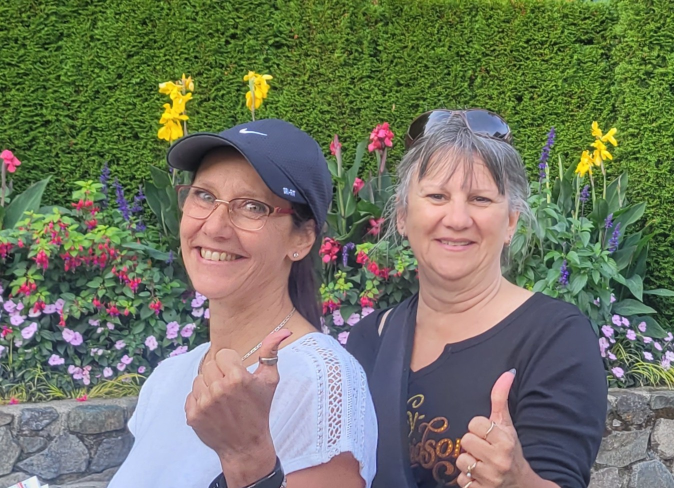
#> input picture test_images/202411280647923.jpg, 1348 x 976 px (shown at 1/2 size)
$ python -i circle_image_converter.py   (imports and definitions only)
#> lines starting #> are read from the running program, lines starting #| are printed output that depends on the picture; after the words box and inside, x2 and y2 are one past the last pixel; in counts of white or black regions, pixels touching at a corner belong together
from PIL import Image, ImageDraw, ImageFont  # PIL library for image processing | PIL库用于图像处理
import os                         # File and directory operations | 文件和目录操作
import argparse                   # Command line argument parsing | 命令行参数解析
import re                         # Regular expression matching | 正则表达式匹配
import sys                        # System-specific operations | 系统相关操作
import math                       # Mathematical calculations | 数学计算
import cv2                        # OpenCV for face and feature detection | OpenCV用于人脸和特征检测
import numpy as np               # Array operations | 数组操作
import tkinter as tk            # GUI toolkit | GUI工具包
from tkinter import filedialog  # File dialog interface | 文件对话框界面
import subprocess              # System command operations | 系统命令操作

# 添加调试信息
def debug_print(message):
    with open("debug.log", "a", encoding="utf-8") as f:
        f.write(f"{message}\n")

# 获取资源文件路径
# [11 lines left out: function get_resource_path, not called in this run]

# 初始化人脸检测器
# [9 lines not run here, left out]

# Configure console output encoding for Windows | 设置Windows系统的控制台输出编码
# if sys.platform.startswith('win'):
#     sys.stdout.reconfigure(encoding='utf-8')

# Supported input formats and their extensions | 支持的输入格式及其文件扩展名
INPUT_FORMATS = {
    'JPG': ['.jpg', '.jpeg'],    # JPEG format: lossy compression, suitable for photos | JPEG格式：有损压缩，适合照片
    'PNG': ['.png'],             # PNG format: lossless with transparency | PNG格式：无损格式，支持透明背景
    'BMP': ['.bmp'],             # BMP format: uncompressed bitmap | BMP格式：无压缩位图
    'WEBP': ['.webp'],           # WebP format: modern format by Google | WebP格式：Google开发的现代格式
    'GIF': ['.gif'],             # GIF format: supports animation (first frame only) | GIF格式：支持动画（仅处理第一帧）
    'TIFF': ['.tiff', '.tif'],   # TIFF format: professional format | TIFF格式：专业图像格式
    'JFIF': ['.jfif'],           # JFIF format: JPEG variant | JFIF格式：JPEG文件交换格式
}

# Supported output formats and their extensions | 支持的输出格式及其文件扩展名
OUTPUT_FORMATS = {
    'PNG': '.png',    # PNG format (recommended: supports transparency) | PNG格式（推荐：支持透明背景）
    'JPEG': '.jpg',   # JPEG format (lossy compression, small file size) | JPEG格式（有损压缩，文件小）
    'BMP': '.bmp',    # BMP format (uncompressed, large file size) | BMP格式（无压缩，文件大）
    'TIFF': '.tiff',  # TIFF format (professional use) | TIFF格式（专业用途）
    'WEBP': '.webp',  # WebP format (modern, good compression) | WebP格式（现代格式，压缩好）
    'JFIF': '.jfif',  # JFIF format (JPEG variant) | JFIF格式（JPEG变体）
}

# [501 lines left out: functions get_supported_input_extensions, get_output_extension, parse_size, get_size_in_unit, calculate_inscribed_square_size, calculate_circumscribed_square_size and 2 more, not called in this run]

def create_circular_image(input_path, output_path, size=(500, 500), dpi=300, fit_corners=False, input_format='PNG', output_format='PNG', face_center=False, detection_result=None):
    """
    创建圆形图片，支持多种处理模式和智能特征处理

    处理模式说明：
    1. 默认模式：
       - 根据长边等比例缩放并相切
       - 适合一般图片
       - 保持图片比例，可能裁剪部分内容

    2. 四角相切模式：
       - 确保原图完整显示且四角与圆形相切
       - 适合方形图片和徽标
       - 保持图片完整性，可能留有空白

    3. 人脸检测模式：
       - 智能检测人脸位置并居中
       - 适合头像处理
       - 自动调整缩放和位置

    特点和优势：
    - 支持透明背景：适合各种使用场景
    - 高质量缩放：使用LANCZOS算法
    - 智能特征居中：提高头像质量
    - 自动边界处理：避免图片变形
    - 可自定义DPI：满足不同输出需求

    Args:
        input_path (str): 输入图片路径，支持中文路径
        output_path (str): 输出图片路径
        size (tuple): 圆形画布大小（宽度，高度），单位为像素
        dpi (int): 输出图像DPI，影响最终分辨率和打印质量
        fit_corners (bool): 是否使用四角相切模式
        input_format (str): 输入图像格式，参见 INPUT_FORMATS
        output_format (str): 输出图像格式，参见 OUTPUT_FORMATS
        face_center (bool): 是否启用人脸检测和居中功能
        detection_result (dict): 已有的检测结果，可避免重复检测

    技术细节：
    1. 图像处理流程：
       - 读取原图 -> 特征检测 -> 缩放计算 -> 位置调整 -> 圆形裁剪 -> 保存

    2. 特征检测优化：
       - 优先使用人脸特征
       - 使用眼睛和嘴巴位置微调
       - 躯干检测作为备选

    3. 缩放策略：
       - 默认模式：保持比例，适应圆形
       - 四角相切：完整显示，可能留白
       - 人脸模式：根据特征位置动态调整

    4. 输出优化：
       - 自动调整DPI
       - 保持透明通道
       - 高质量保存

    注意事项：
    1. 人脸检测模式下，未检测到特征时会使用图像中心
    2. 输出DPI会影响实际像素大小：实际像素 = size * (dpi/300)
    3. 建议使用PNG格式输出以保持透明背景
    4. 处理大图片时可能需要较多内存
    """
#> called with input_path = 'test_images/202411280647923.jpg', output_path = 'out.png', size = (500, 500), dpi = 300, fit_corners = False, input_format = 'PNG', output_format = 'PNG', face_center = False
    try:
        # 使用 PIL 打开图像（支持中文路径）
        img = Image.open(input_path)
#> img is the input picture: PIL image 1348x976 RGB; mean R, G, B 113.1, 118.3, 98

        # 获取画布尺寸
        canvas_size = size[0]  # 使用宽度作为圆形直径

        # 根据DPI计算实际输出分辨率
        output_size = int(canvas_size * dpi / 300)  # 基准DPI为300

        if face_center:
            # 检测人脸和其他特征
            if detection_result is None:
                detection_result = detect_features(input_path, show_preview=False)

            faces = detection_result['faces']
            profiles = detection_result['profiles']
            total_faces = len(faces) + len(profiles)

            # 合并所有检测到的特征
            all_features = faces + profiles + detection_result['eyes'] + detection_result['mouths']
            if not all_features and detection_result['bodies']:  # 如果没有检测到脸部特征但检测到躯干
                all_features = detection_result['bodies']

            if all_features:
                # 计算特征区域的边界框
                min_x = min(f[0] for f in all_features)
                min_y = min(f[1] for f in all_features)
                max_x = max(f[0]+f[2] for f in all_features)
                max_y = max(f[1]+f[3] for f in all_features)

                # 计算特征区域的中心点
                feature_center_x = (min_x + max_x) // 2
                feature_center_y = (min_y + max_y) // 2

                # 计算等比例缩放比例，确保图片填满圆形区域
                scale = output_size / min(img.width, img.height)

                # 计算缩放后的尺寸
                new_width = int(img.width * scale)
                new_height = int(img.height * scale)

                # 缩放图片
                img = img.resize((new_width, new_height), Image.Resampling.LANCZOS)

                # 计算特征中心点在缩放后图片中的位置
                scaled_feature_x = int(feature_center_x * scale)
                scaled_feature_y = int(feature_center_y * scale)

                # 计算需要的偏移量，使特征中心点位于圆形中心
                offset_x = (output_size // 2) - scaled_feature_x
                offset_y = (output_size // 2) - scaled_feature_y

                # 创建透明背景画布
                canvas = Image.new('RGBA', (output_size, output_size), (0, 0, 0, 0))

                # 计算粘贴位置，确保特征居中
                paste_x = offset_x
                paste_y = offset_y

                # 调整粘贴位置，确保不会留下空白
                if paste_x > 0:
                    paste_x = 0
                elif paste_x + new_width < output_size:
                    paste_x = output_size - new_width

                if paste_y > 0:
                    paste_y = 0
                elif paste_y + new_height < output_size:
                    paste_y = output_size - new_height

                # 粘贴图片
                canvas.paste(img, (paste_x, paste_y))
                print(f'✓ 已完成特征检测和居中处理')
            else:
                print(f'⚠ 未检测到特征: {os.path.basename(input_path)}，使用默认模式')
                # 未检测到特征时，使用默认的居中处理
                scale = output_size / min(img.width, img.height)
                new_width = int(img.width * scale)
                new_height = int(img.height * scale)
                img = img.resize((new_width, new_height), Image.Resampling.LANCZOS)

                # 创建透明背景画布
                canvas = Image.new('RGBA', (output_size, output_size), (0, 0, 0, 0))

                # 计算居中位置
                paste_x = (output_size - new_width) // 2
                paste_y = (output_size - new_height) // 2
                canvas.paste(img, (paste_x, paste_y))

        elif fit_corners:
            # 四角相切模式：保持图片完整性
            img_ratio = img.height / img.width

            if img_ratio > 1:  # 竖图
                new_height = output_size
                new_width = int(new_height / img_ratio)
            else:  # 横图或正方形
                new_width = output_size
                new_height = int(new_width * img_ratio)

            # 计算对角线长度并调整缩放比例
            diagonal = math.sqrt(new_width**2 + new_height**2)
            scale = output_size / diagonal
            new_width = int(new_width * scale)
            new_height = int(new_height * scale)

            # 使用LANCZOS算法进行高质量缩放
            img = img.resize((new_width, new_height), Image.Resampling.LANCZOS)

            # 创建透明背景画布
            canvas = Image.new('RGBA', (output_size, output_size), (0, 0, 0, 0))

            # 计算居中位置并粘贴图片
            paste_x = (output_size - new_width) // 2
            paste_y = (output_size - new_height) // 2
            canvas.paste(img, (paste_x, paste_y))

        else:
            # 默认模式：简单的长边对齐
            scale = output_size / max(img.width, img.height)
#> scale = 0.371
            new_width = int(img.width * scale)
#> new_width = 500
            new_height = int(img.height * scale)
#> new_height = 362

            # 使用LANCZOS算法进行高质量缩放
            img = img.resize((new_width, new_height), Image.Resampling.LANCZOS)
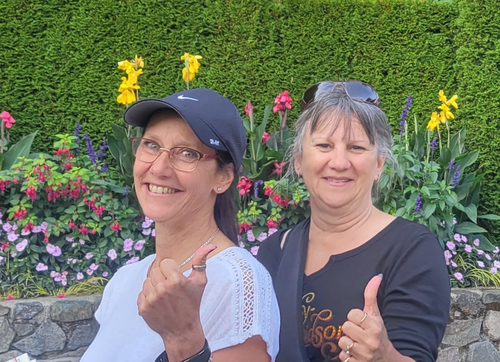
#> img: PIL image 500x362 RGB; mean R, G, B 113.1, 118.3, 98

            # 创建透明背景画布
            canvas = Image.new('RGBA', (output_size, output_size), (0, 0, 0, 0))
#> canvas: PIL image 500x500 RGBA; every value is 0

            # 计算居中位置并粘贴图片
            paste_x = (output_size - new_width) // 2
#> paste_x = 0
            paste_y = (output_size - new_height) // 2
#> paste_y = 69
            canvas.paste(img, (paste_x, paste_y))
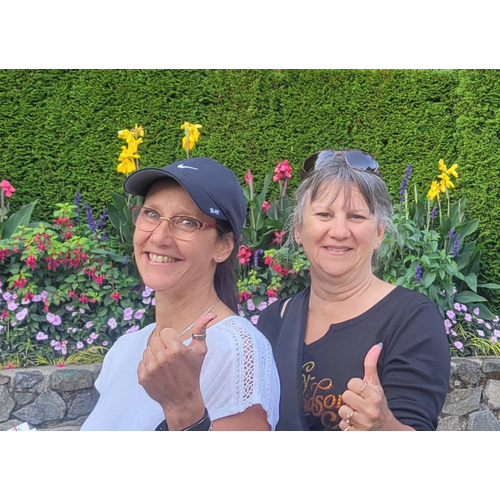
#> canvas: PIL image 500x500 RGBA; mean R, G, B, A 81.9, 85.7, 71, 184.6; transparent parts drawn white

        # 创建和应用圆形遮罩
        mask = Image.new('L', (output_size, output_size), 0)
#> mask: PIL image 500x500 L; every value is 0
        draw = ImageDraw.Draw(mask)
        draw.ellipse((0, 0, output_size-1, output_size-1), fill=255)
        canvas.putalpha(mask)
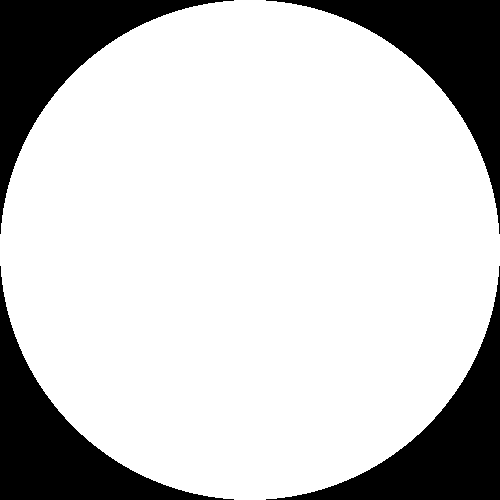
#> mask: PIL image 500x500 L; 78.5% white; 4 black regions, box (x1, y1, x2, y2) and area: (0, 0, 234, 234) 13419, (266, 0, 500, 234) 13419, (0, 266, 234, 500) 13419, (266, 266, 500, 500) 13419
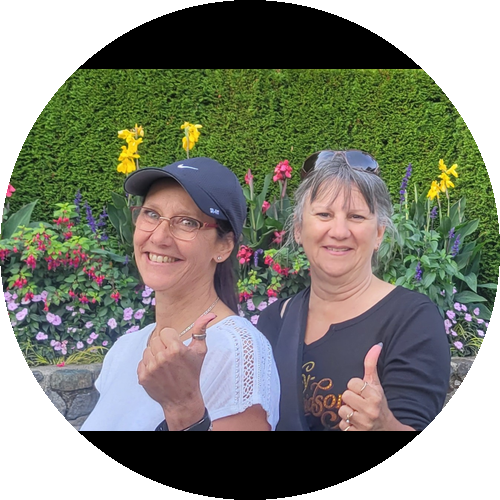
#> canvas: PIL image 500x500 RGBA; mean R, G, B, A 81.9, 85.7, 71, 200.3; transparent parts drawn white

        # 保存结果（带DPI信息）
        canvas.save(output_path, format=output_format, dpi=(dpi, dpi))

    except Exception as e:
        print(f'⚠ 错误: 处理图片时出错 ({str(e)})')
        raise

# [573 lines left out: functions select_folder, open_folder, process_directory, show_welcome_message, show_help, get_user_choice and 3 more, not called in this run]

# 程序入口点
# [3 lines not run here, left out]

>>> result = create_circular_image('test_images/202411280647923.jpg', 'out.png')

$ run again, on test_images/202411290916932.jpg
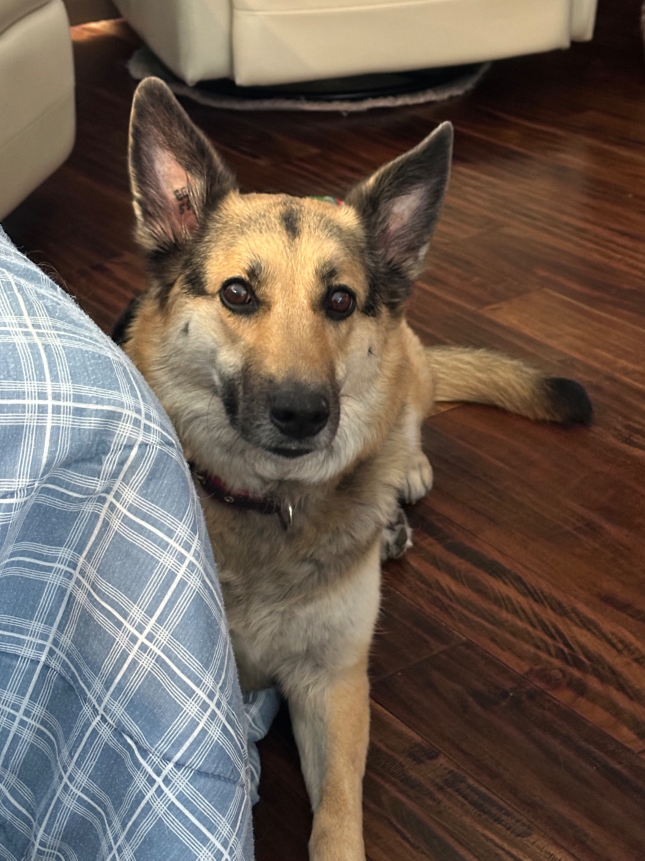
#> input picture test_images/202411290916932.jpg, 1935 x 2581 px (shown at 1/3 size)
#> in create_circular_image, img is the input picture: PIL image 1935x2581 RGB; mean R, G, B 107, 92.6, 82.1
#> img: PIL image 374x500 RGB
#> in create_circular_image, `canvas.paste(img, (paste_x, paste_y))`:
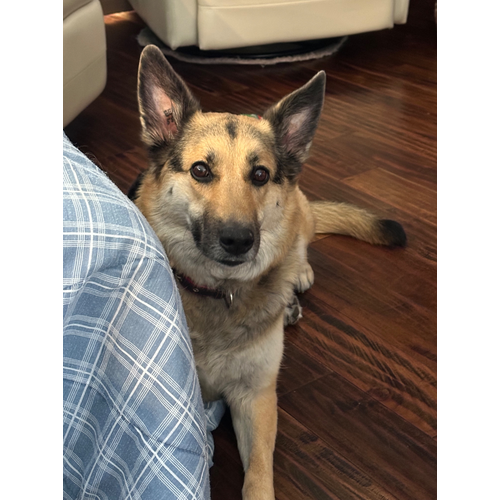
#> canvas: PIL image 500x500 RGBA; mean R, G, B, A 80, 69.3, 61.4, 190.7; transparent parts drawn white
#> in create_circular_image, `canvas.putalpha(mask)`:
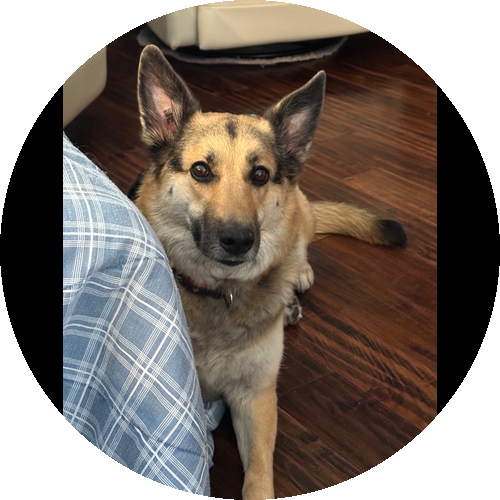
#> canvas: PIL image 500x500 RGBA; mean R, G, B, A 80, 69.3, 61.4, 200.3; transparent parts drawn white

$ run again, on test_images/202411290917342.jpg
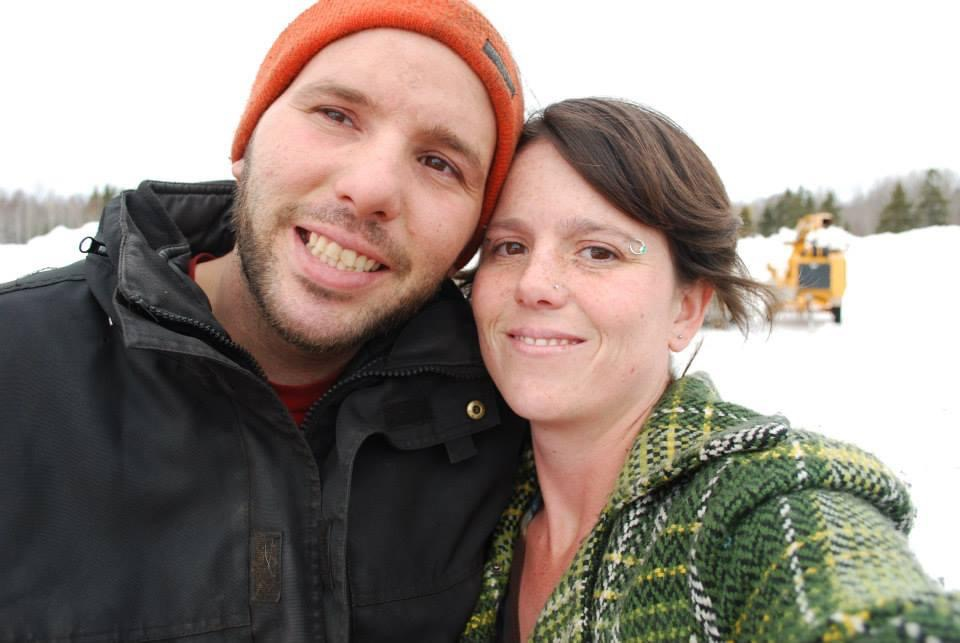
#> input picture test_images/202411290917342.jpg, 960 x 643 px
#> in create_circular_image, img is the input picture: PIL image 960x643 RGB; mean R, G, B 150.2, 137.9, 130.2
#> img: PIL image 500x334 RGB
#> in create_circular_image, `canvas.paste(img, (paste_x, paste_y))`:
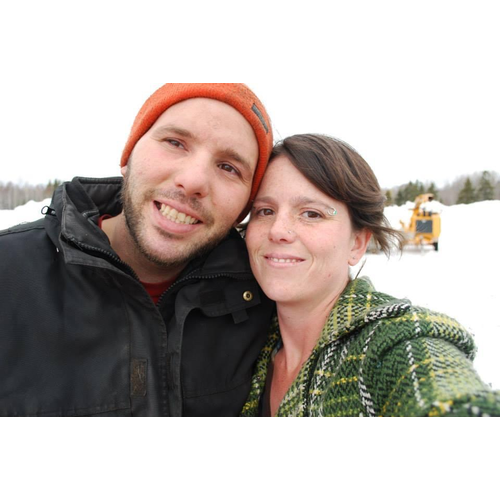
#> canvas: PIL image 500x500 RGBA; mean R, G, B, A 100.3, 92.1, 87, 170.3; transparent parts drawn white
#> in create_circular_image, `canvas.putalpha(mask)`:
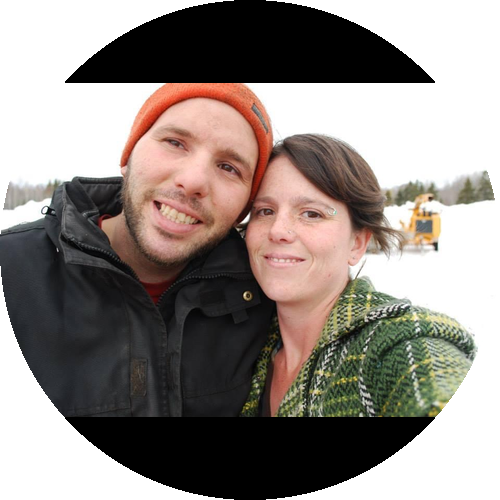
#> canvas: PIL image 500x500 RGBA; mean R, G, B, A 100.3, 92.1, 87, 200.3; transparent parts drawn white

$ run again, on test_images/202411301239213.jpg
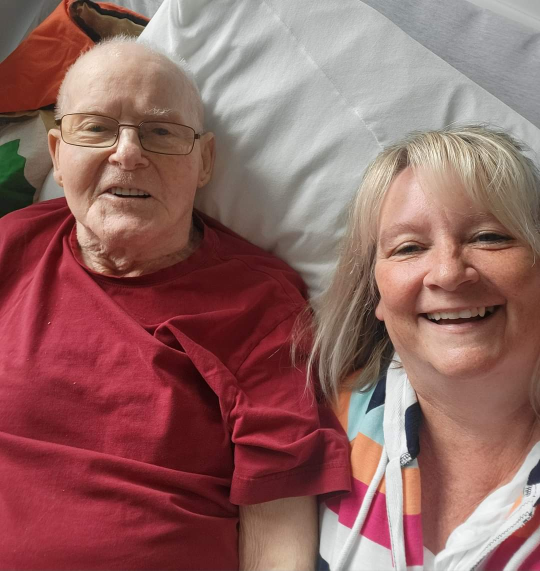
#> input picture test_images/202411301239213.jpg, 1080 x 1141 px (shown at 1/2 size)
#> in create_circular_image, img is the input picture: PIL image 1080x1141 RGB; mean R, G, B 146.1, 101.6, 98.6
#> img: PIL image 473x500 RGB
#> in create_circular_image, `canvas.paste(img, (paste_x, paste_y))`:
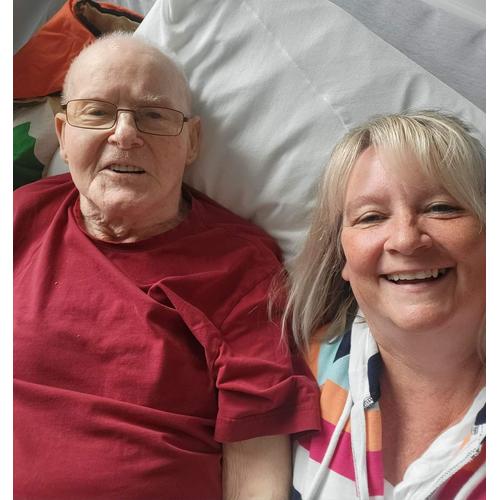
#> canvas: PIL image 500x500 RGBA; mean R, G, B, A 138.2, 96.1, 93.3, 241.2; transparent parts drawn white
#> in create_circular_image, `canvas.putalpha(mask)`:
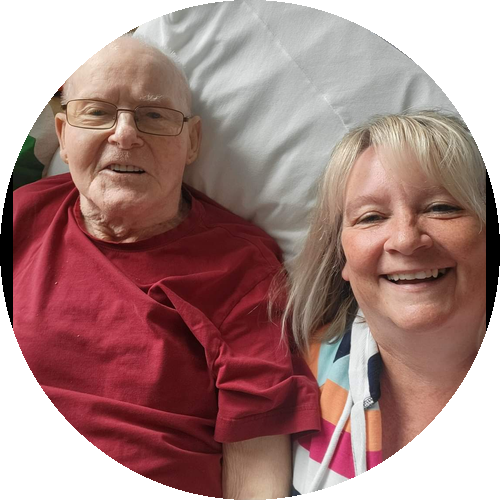
#> canvas: PIL image 500x500 RGBA; mean R, G, B, A 138.2, 96.1, 93.3, 200.3; transparent parts drawn white
